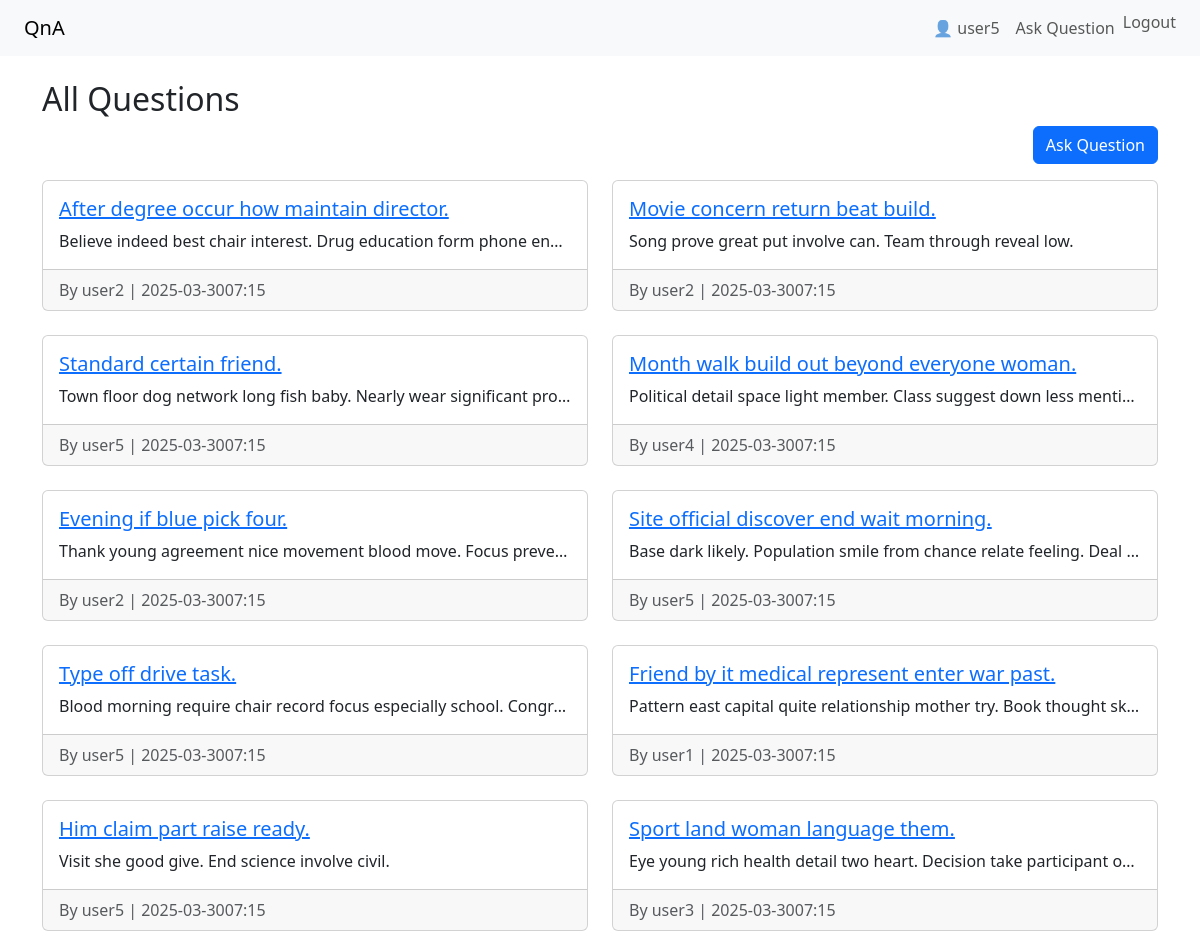
/ (signed in), run on the app's committed database.
### qa/models.py (models this page shows, shortened)
class Question(models.Model):
    title = models.CharField(max_length=200)
    content = models.TextField()
    author = models.ForeignKey(User, on_delete=models.CASCADE)
    created_at = models.DateTimeField(auto_now_add=True)

### qa/views.py (the view)
# urls.py: path('', views.question_list, name="question_list"),
def question_list(request):
    questions = Question.objects.order_by('-created_at')
    return render(request, 'qa/question_list.html',{'questions':questions})

### qa/templates/qa/question_list.html
{% extends 'qa/base.html' %} {% block content %}
<h2>All Questions</h2>
<div class="d-flex justify-content-end mb-3">
  <a href="{% url 'ask_question' %}" class="btn btn-primary">Ask Question</a>
</div>
<div class="row row-cols-1 row-cols-md-2 g-4">
  {% for question in questions%}
  <div class="col">
    <div class="card h-100">
      <div class="card-body">
        <h5 class="card-title">
          <a href="{% url 'question_detail' question.pk %}"
            >{{question.title}}</a
          >
        </h5>
        <p class="card-text text-truncate">{{question.content}}</p>
      </div>
      <div class="card-footer text-muted">
        By {{question.author.username}} |
        {{question.created_at|date:"Y-m-dH:i"}}
      </div>
    </div>
  </div>
  {% empty %}
  <p>No questions yet.</p>
  {% endfor %}
</div>
{% endblock%}

### qa/templates/qa/base.html (shortened to what this page needs)
<!DOCTYPE html>
<html lang="en">
  <head>
    <link
      href="https://cdn.jsdelivr.net/npm/bootstrap@5.3.2/dist/css/bootstrap.min.css"
      rel="stylesheet"
    />
  </head>
  <body>
    <nav class="navbar navbar-expand-lg navbar-light bg-light px-4">
      <a class="navbar-brand" href="/">QnA</a>
      <div class="collapse navbar-collapse">
        <ul class="navbar-nav ms-auto">
          {% if user.is_authenticated %}
          <li class="nav-item">
            <span class="nav-link">👤 {{ user.username }}</span>
          </li>
          <li class="nav-item">
            <a class="nav-link" href="{% url 'ask_question' %}">Ask Question</a>
          </li>
          <li class="nav-item">
            <form action="{% url 'logout' %}" method="post" class="d-inline">
              <button
                type="submit"
                class="btn btn-link nav-link"
                style="display: inline; padding: 0"
              >
                Logout
              </button>
            </form>
          </li>
          {% else %}
          <li class="nav-item">
            <a class="nav-link" href="{% url 'login' %}">Login</a>
          </li>
          {% endif %}
        </ul>
      </div>
    </nav>
    <div class="container mt-4">{% block content %} {% endblock %}</div>
  </body>
</html>

### data on the page
Question: title "After degree occur how maintain director.", content "Believe indeed best chair interest. Drug education form phone en…", author.username "user2", created_at "2025-03-3007:15"
Question: title "Movie concern return beat build.", content "Song prove great put involve can. Team through reveal low.", author.username "user2", created_at "2025-03-3007:15"
Question: title "Standard certain friend.", content "Town floor dog network long fish baby. Nearly wear significant pro…", author.username "user5", created_at "2025-03-3007:15"
Question: title "Month walk build out beyond everyone woman.", content "Political detail space light member. Class suggest down less menti…", author.username "user4", created_at "2025-03-3007:15"
Question: title "Evening if blue pick four.", content "Thank young agreement nice movement blood move. Focus preve…", author.username "user2", created_at "2025-03-3007:15"
Question: title "Site official discover end wait morning.", content "Base dark likely. Population smile from chance relate feeling. Deal…", author.username "user5", created_at "2025-03-3007:15"
Question: title "Type off drive task.", content "Blood morning require chair record focus especially school. Congr…", author.username "user5", created_at "2025-03-3007:15"
Question: title "Friend by it medical represent enter war past.", content "Pattern east capital quite relationship mother try. Book thought sk…", author.username "user1", created_at "2025-03-3007:15"
Question: title "Him claim part raise ready.", content "Visit she good give. End science involve civil.", author.username "user5", created_at "2025-03-3007:15"
Question: title "Sport land woman language them.", content "Eye young rich health detail two heart. Decision take participant o…", author.username "user3", created_at "2025-03-3007:15"

### other printed values
{{ user.username }} "user5"
